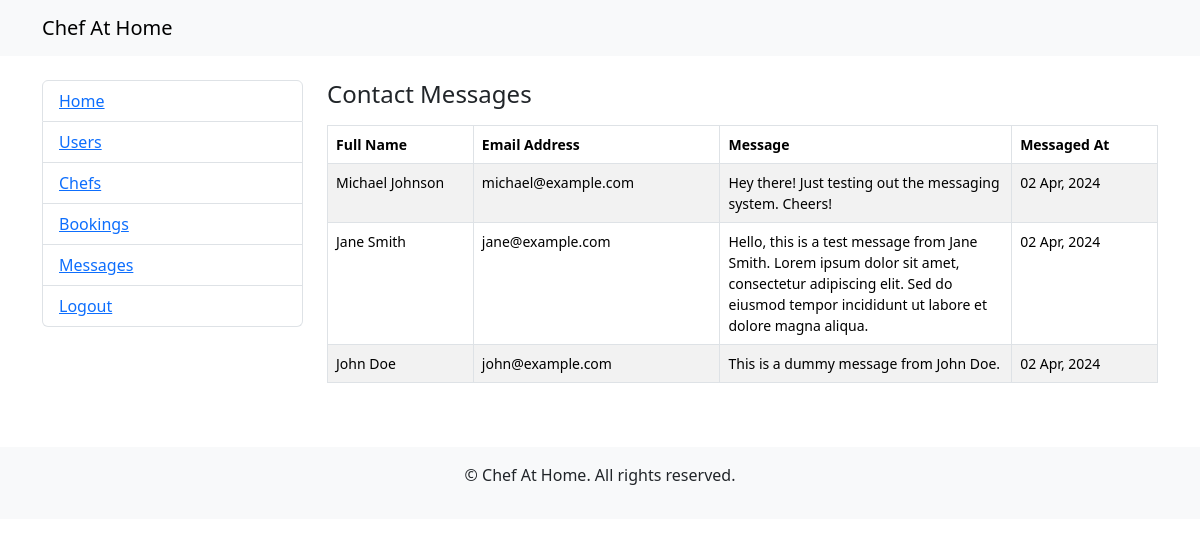
/message-index.php (signed in), run on the app's committed database.
### tables this page shows
CREATE TABLE messages (
    id INT AUTO_INCREMENT PRIMARY KEY,
    full_name VARCHAR(255),
    email VARCHAR(255),
    message TEXT,
    created_at TIMESTAMP DEFAULT CURRENT_TIMESTAMP
);

### classes/message.php (called while the page is built, shortened)
<?php
class Message
{
    private $db;
    public function __construct(PDO $conn)
    {
        $this->db = $conn;
    }
    public function get_all_message_data()
    {
        $stmt = $this->db->prepare("SELECT * FROM messages ORDER BY id DESC");
        $stmt->execute();
        $messages = $stmt->fetchAll();
        return $messages;
    }
}

### message-index.php (the view, shortened to what this page needs)
<?php
require('classes/message.php');
$db_conn = new DbConnection();
$db = $db_conn->get_db_conn();
$message_obj = new Message($db);
$messages = $message_obj->get_all_message_data();
include 'includes/header.php';
?>
<main>
    <div class="container">
        <div class="row">
            <div class="col-lg-3" id="sidebar">
                <?php include 'includes/sidebar.php'; ?>
            </div>
            <div class="col-lg-9" id="dashboard-content">
               <h4 class="mb-3">Contact Messages</h4>
                <div class="table-responsive">
                    <table class="table table-bordered table-striped small" style="min-width: 50rem;">
                        <thead>
                            <tr>
                                <th>Full Name</th>
                                <th>Email Address</th>
                                <th>Message</th>
                                <th>Messaged At</th>
                            </tr>
                        </thead>
                        <tbody>
                            <?php foreach($messages as $message): ?>
                                <tr>
                                    <td width="100"><?php echo $message['full_name']; ?></td>
                                    <td width="100"><?php echo $message['email']; ?></td>
                                    <td width="200"><?php echo $message['message']; ?></td>
                                    <td width="100"><?php echo date('d M, Y', strtotime($message['created_at'])); ?></td>
                                </tr>
                            <?php endforeach; ?>
                        </tbody>
                    </table>
                </div>
            </div>
        </div>
    </div>
</main>
<?php include 'includes/footer.php'; ?>

### data on the page
messages: full_name "Michael Johnson", email "michael@example.com", message "Hey there! Just testing out the messaging system. Cheers!", created_at "02 Apr, 2024"
messages: full_name "Jane Smith", email "jane@example.com", message "Hello, this is a test message from Jane Smith. Lorem ipsum dolor sit amet, consectetur adipiscing elit. Sed do eiusmod tempor incididunt ut labore et dolore magna aliqua.", created_at "02 Apr, 2024"
messages: full_name "John Doe", email "john@example.com", message "This is a dummy message from John Doe.", created_at "02 Apr, 2024"
